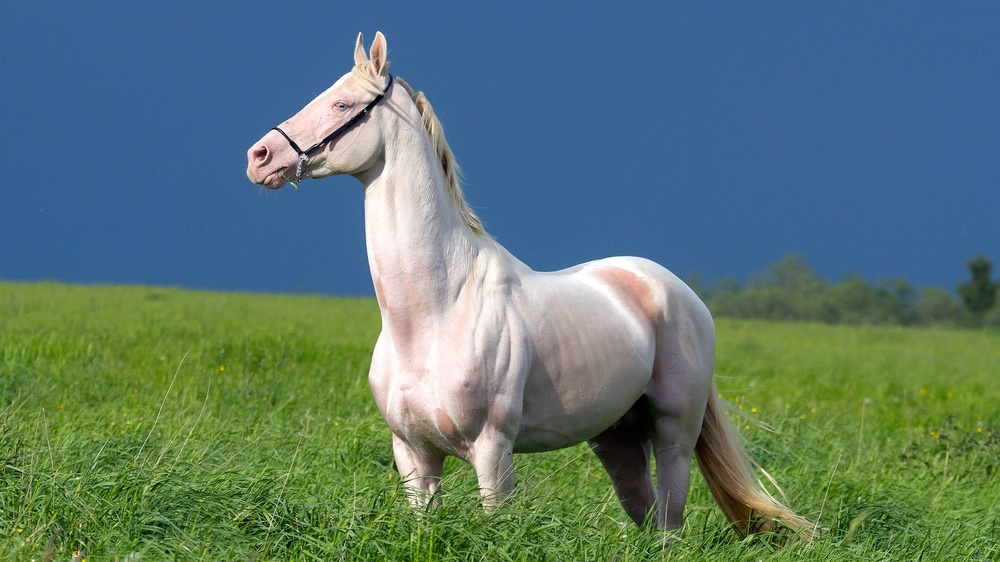
#> input picture horse.jpg, 1000 x 562 px, shrunk from 1920 x 1080 before the run
$ jupyter execute image_augmentation.ipynb
#> lines starting #> are read from the running program, lines starting #| are printed output that depends on the picture
[cell 1]
import cv2
import numpy as np
import matplotlib.pyplot as plt

[cell 2]
image = cv2.imread('horse.jpg')
#> image is the input picture: shape (562, 1000, 3); mean B, G, R 113.1, 119.6, 90.9

[cell 3]
rows, cols = image.shape[:2]
#> rows = 562; cols = 1000
M = cv2.getRotationMatrix2D((cols/2, rows/2), 45, 1)
rotated = cv2.warpAffine(image, M, (cols, rows))
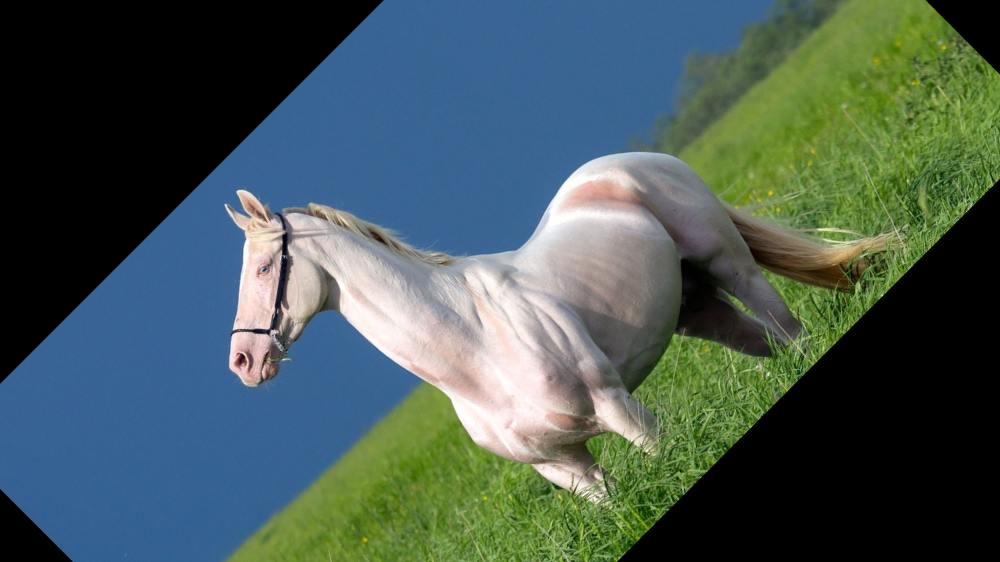
#> rotated: shape (562, 1000, 3); mean B, G, R 85.5, 88.8, 70.2

[cell 4]
flipped = cv2.flip(image, 1)
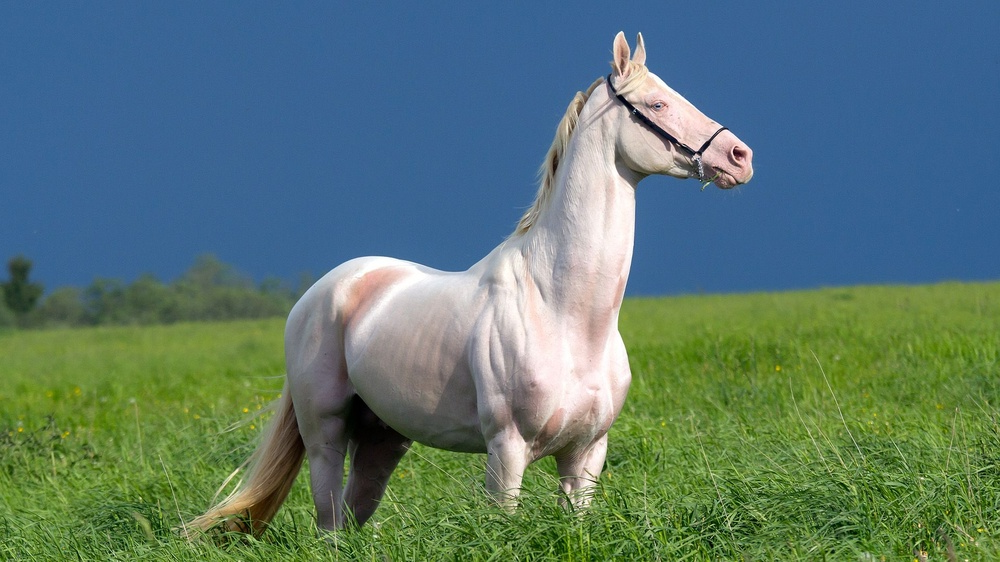
#> flipped: shape (562, 1000, 3); mean B, G, R 113.1, 119.6, 90.9
bright = cv2.convertScaleAbs(image, alpha=1.5, beta=0)
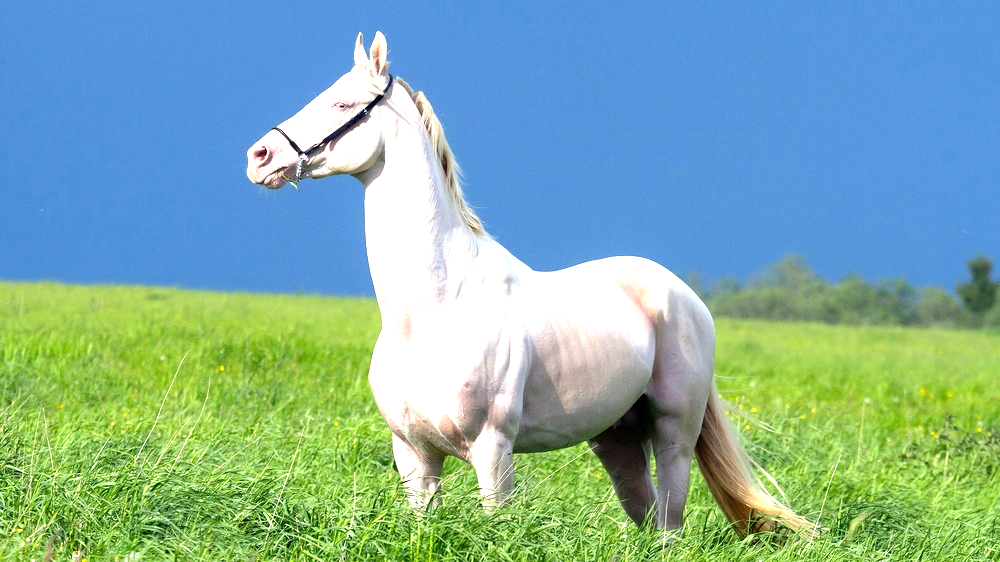
#> bright: shape (562, 1000, 3); mean B, G, R 165, 174, 129.3
noise = np.random.normal(0,25, image.shape).astype(np.uint8)
noisy = cv2.add(image, noise)
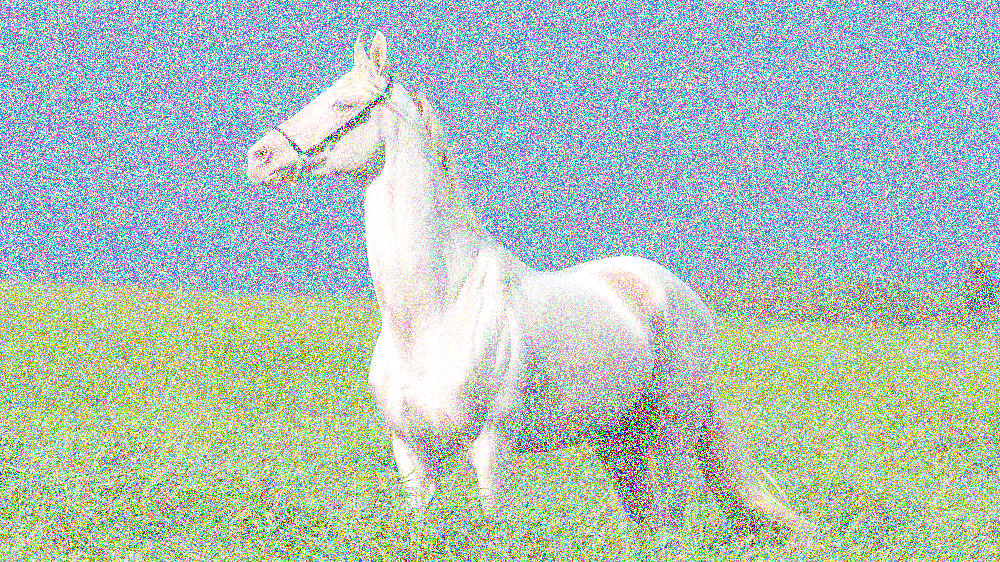
#> noisy: shape (562, 1000, 3); mean B, G, R 191.1, 194.6, 179.5

[cell 5]
plt.figure(figsize=(20,5))
plt.subplot(151)
plt.imshow(cv2.cvtColor(image, cv2.COLOR_BGR2RGB))
plt.title('Original')
plt.axis('off')

plt.subplot(152)
plt.imshow(cv2.cvtColor(rotated, cv2.COLOR_BGR2RGB))
plt.title('Rotated')
plt.axis('off')

plt.subplot(153)
plt.imshow(cv2.cvtColor(flipped, cv2.COLOR_BGR2RGB))
plt.title('Flipped')
plt.axis('off')

plt.subplot(154)
plt.imshow(cv2.cvtColor(bright, cv2.COLOR_BGR2RGB))
plt.title('Brightened')
plt.axis('off')

plt.subplot(155)
plt.imshow(cv2.cvtColor(noisy, cv2.COLOR_BGR2RGB))
plt.title('Noisy')
plt.axis('off')

plt.tight_layout()
plt.show()
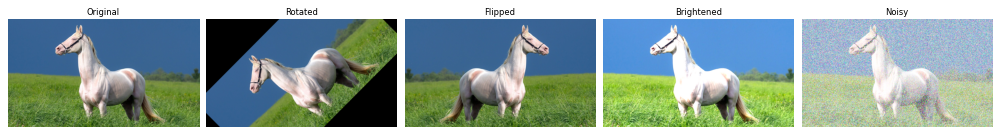
#> figure drawn by matplotlib, 5 panels
